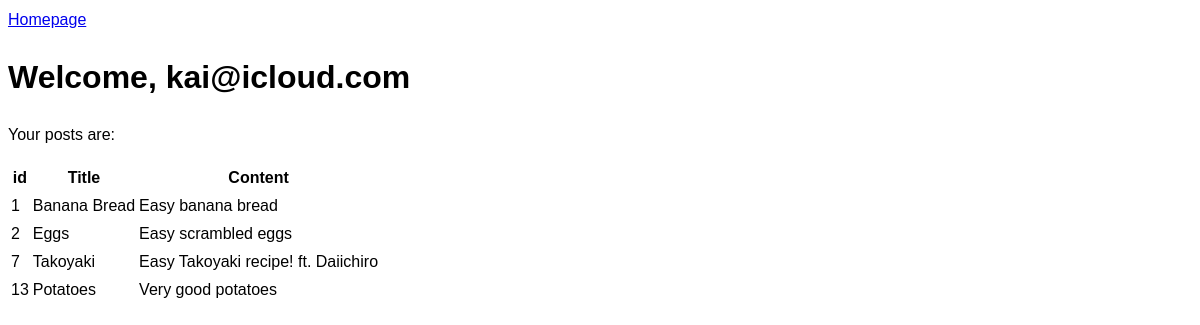
/profile/1 (signed in), run on the app's committed database.
### tables this page shows
CREATE TABLE users (
        id INTEGER PRIMARY KEY,
        email TEXT NOT NULL,
        password TEXT
    );

CREATE TABLE posts (
        id INTEGER PRIMARY KEY,
        title VARCHAR(100),
        content TEXT,
        ingredients TEXT,
        user_id INTEGER,
        FOREIGN KEY (user_id) REFERENCES users(id) on delete cascade 
    );

### main.py (the view)
@app.route('/profile/<user_id>', methods=['GET','POST'])
def profile(user_id:int): #Get the user_id to know which user it is
    if request.cookies.get('user_id'): #Check if user is logged in (For security purposes)
        db = database_worker("social_net.db")
        user,posts = None, None
        user= db.search(f"SELECT * from users where id={user_id}")
        if user:
            posts = db.search(f"select * from posts where user_id={user_id}")
            user = user[0] #remeber db.search returns a list
        return render_template("profile.html", user=user, posts=posts) #Showcases the user name and posts
    else:
        return redirect('login')

### my_lib.py (called while the page is built)
    def search(self, query):
        result = self.cursor.execute(query).fetchall()
        return result

### Templates/profile.html (shortened to what this page needs)
<!DOCTYPE html>
<html lang="en">
<head>
    <link rel="stylesheet" href="/static/home.css">
</head>
<body>
<div>
    <a href = "{{ url_for("home") }}"> Homepage</a>
</div>
{% if user %}
    <h1>Welcome, {{ user[1] }}</h1>
    {% if posts|length > 0 %}
    <p>Your posts are:</p>
    <table>
    <tr>
        <th>id</th>
        <th>Title</th>
        <th>Content</th>
    </tr>
    {% for p in posts %}
    <tr>
        <td>{{ p[0] }}</td>
        <td>{{ p[1].title() }}</td>
        <td>{{ p[2] }}</td>
    </tr>
    {% endfor %}
    </table>
    {% else %}
        <p>You don't have posts yet</p>
    {% endif %}
    {% else %}
    <h1> User does not exist</h1>
{%  endif %}
</body>
</html>

### static/home.css (style rules this page uses)
body { background-color: #FCEADE; background-image: url("/static/Cooking-Home-Collection.jpeg"); background-size: cover; height: 100%; font-family: Arial, sans-serif; font-size: 16px; line-height: 1.5; align-items: center; justify-content: center; background-color: rgba(255, 255, 255, 0.8); }

### data on the page
users: email "kai@icloud.com"
posts: id "1", title "Banana Bread", content "Easy banana bread"
posts: id "2", title "Eggs", content "Easy scrambled eggs"
posts: id "7", title "Takoyaki", content "Easy Takoyaki recipe! ft. Daiichiro"
posts: id "13", title "Potatoes", content "Very good potatoes"
